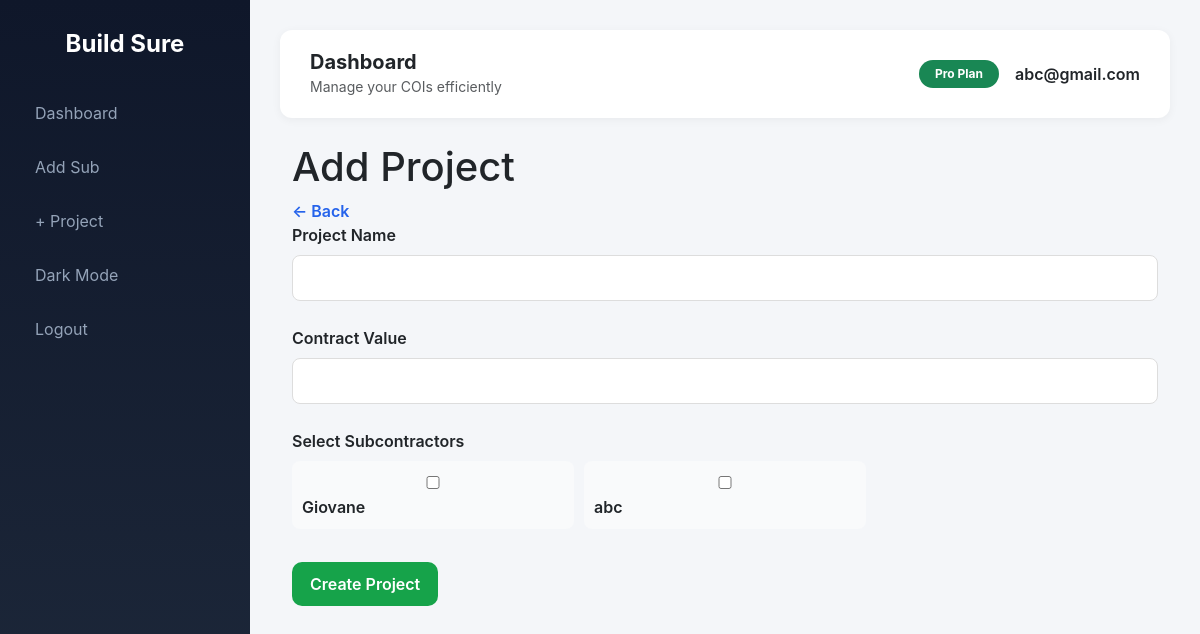
Before: /add_project (signed in) with the older database file.
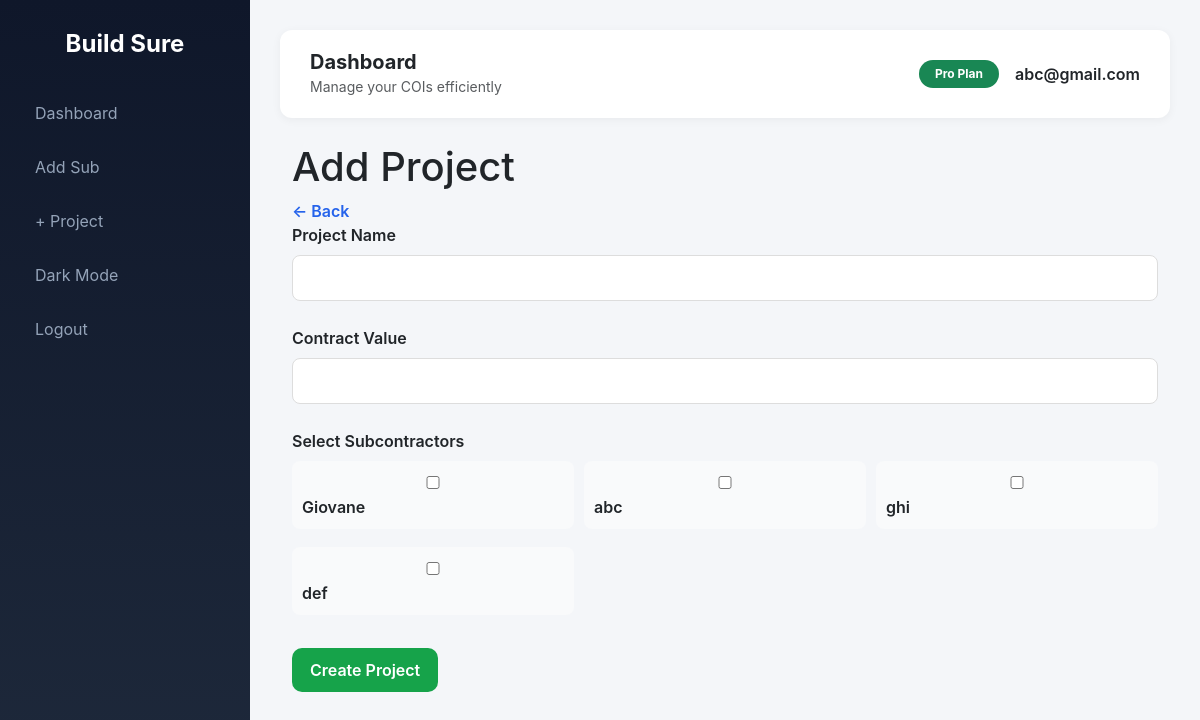
After: the same page with the newer database file.
### main.py (models this page shows, shortened)
class Subcontractor(db.Model):
    id = db.Column(db.Integer, primary_key=True)
    user_id = db.Column(
        db.Integer,
        db.ForeignKey('user.id'),
        nullable=False
    )
    name = db.Column(db.String(150))
    email = db.Column(db.String(150))
    phone = db.Column(db.String(30))
    role = db.Column(db.String(100))
    timezone = db.Column(db.String(50))
    coi_expiration = db.Column(db.Date)
    last_reminder_sent = db.Column(db.DateTime)
    documents = db.relationship(
        "Document",
        backref="sub",
        lazy=True,
        cascade="all, delete-orphan"
    )

### main.py (the view, shortened to what this page needs)
@app.route("/add_project", methods=["GET", "POST"])
@login_required
def add_project():
    subs = Subcontractor.query.filter_by(
        user_id=current_user.id
    ).all()
    return render_template(
        "add_project.html",
        subs=subs
    )

### main.py (called while the page is built)
@login_manager.user_loader
def load_user(user_id):
    return db.session.get(User, int(user_id))

### templates/add_project.html (shortened to what this page needs)
{% extends "base.html" %}
{% block content %}
<div class="page-wrapper">
    <div class="page-header">
        <h1>Add Project</h1>
        <a href="{{ url_for('dashboard') }}" class="btn-back">← Back</a>
    </div>
    <div class="card-section">
        <form method="POST">
            <div class="form-group">
                <label>Project Name</label>
                <input type="text" name="name" required>
            </div>
            <div class="form-group">
                <label>Contract Value</label>
                <input type="number" step="0.01" name="contract_value">
            </div>
            <div class="form-group">
                <label>Select Subcontractors</label>
                <div class="checkbox-grid">
                    {% for sub in subs %}
                        <label class="checkbox-item">
                            <input type="checkbox" name="subcontractors" value="{{ sub.id }}">
                            {{ sub.name }}
                        </label>
                    {% endfor %}
                </div>
            </div>
            <button type="submit" class="btn-save">Create Project</button>
        </form>
    </div>
</div>
{% endblock %}

Changed rows visible on the page:
added Subcontractor: name "ghi"
added Subcontractor: name "def"
